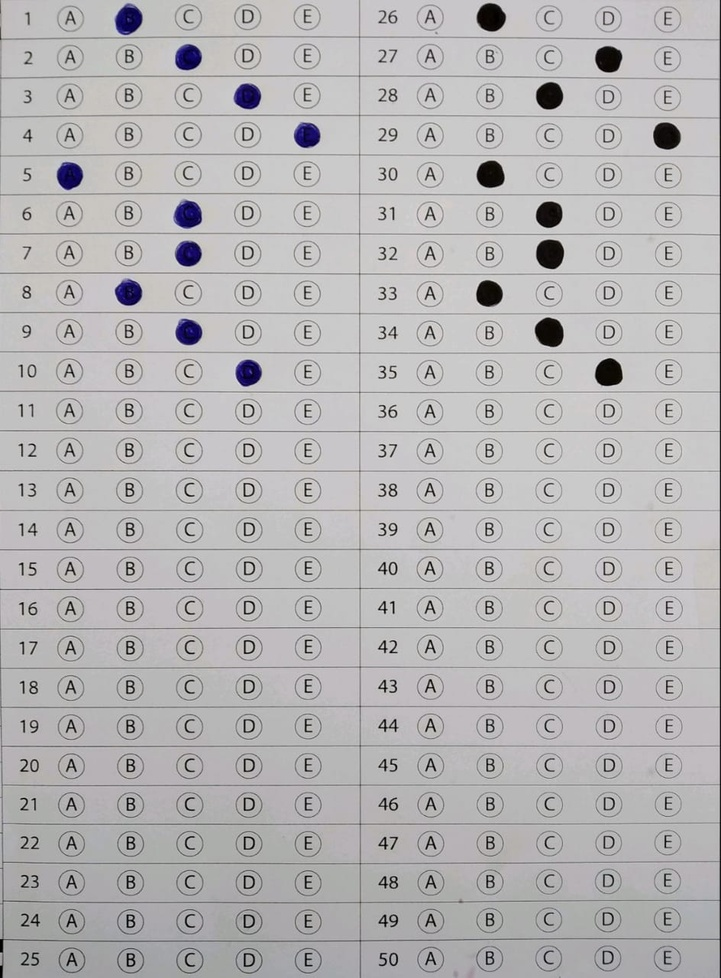
#> input picture images/gabarito.jpeg, 721 x 978 px, shrunk from 944 x 1280 before the run
$ python teste2.py
#> lines starting #> are read from the running program, lines starting #| are printed output that depends on the picture; after the words box and inside, x2 and y2 are one past the last pixel; in counts of white or black regions, pixels touching at a corner belong together
### utils.py
import numpy as np
# import cv2
import math
from matplotlib import pyplot as plt

'''
    Input:
        img - imagem de onde serão retiradas as alternativas preenchidas
    Output:
        Array cujo tamanho é o número de questões da prova (50 no nosso caso) e
        em cada índice do vetor é a resposta para a respectiva pergunta
'''
# [6 lines left out: function getFileAns, not called in this run]

# separa a imagem completamente em 50 elementos onde cada um destes
# é um array com 6 itens, cada item é uma imagem ou do número da questão
# ou da alternativa
def splitFullImage(processedImage):
    # divide as duas maiores colunas
    lista_questoes = [] # array de arrays que receberá cada elemento de cada questão
    majorCols = np.array_split(processedImage,2, axis=1) # split das colunas
    for col in majorCols:
        questions_img_array = np.array_split(col,25)
        for row in questions_img_array:
            curr_question =[]
            split_row = np.array_split(row,6, axis=1)
            for el in split_row:
                curr_question.append(el)

            lista_questoes.append(curr_question)
    return lista_questoes

'''
Input:
    tem como entrada um array de array com todas as questões já
    cortadas e separadas cada uma sem seu índice corretamente

Output:
    Array de arrays onde cada elemento é o valor de pixels non zero
    referente àquele pedaço da questão
'''
# [10 lines left out: function getArrayOfNonZeros, not called in this run]

'''
    O array final com as alternativas de cada questão
    Input:
        Recebe array de arrays de valores non zero de cada quadrado da questão

    Output:
        Retorna um array com número de 0 a 5 onde 0 é anuldo, 1 é A, 2 B...
'''
# [8 lines left out: function getAnsForEachQuestion, not called in this run]

'''
    Potencialmente escolhe a alternativa
    Input:
        Array de valores de pixels non-zero

    Output:
        Alternativa final para aquela questão
'''
# [21 lines left out: function chooseAnswerForQuestion, not called in this run]


# [5 lines of commented-out code are left out]

### teste2.py
import numpy as np
import cv2 as cv
from matplotlib import pyplot as plt

import utils

original = cv.imread("./images/gabarito.jpeg") # 0 seta a leitura para grayscale
#> original is the input picture: shape (978, 721, 3); mean B, G, R 181.9, 180.9, 182.4
original = cv.cvtColor(original, cv.COLOR_BGR2GRAY)
#> original: shape (978, 721)
imgThresh = cv.threshold(original, 150,255,cv.THRESH_BINARY_INV)[1] # com um valor mais basixo pra thresh não perde muita coisa da parte de baixo
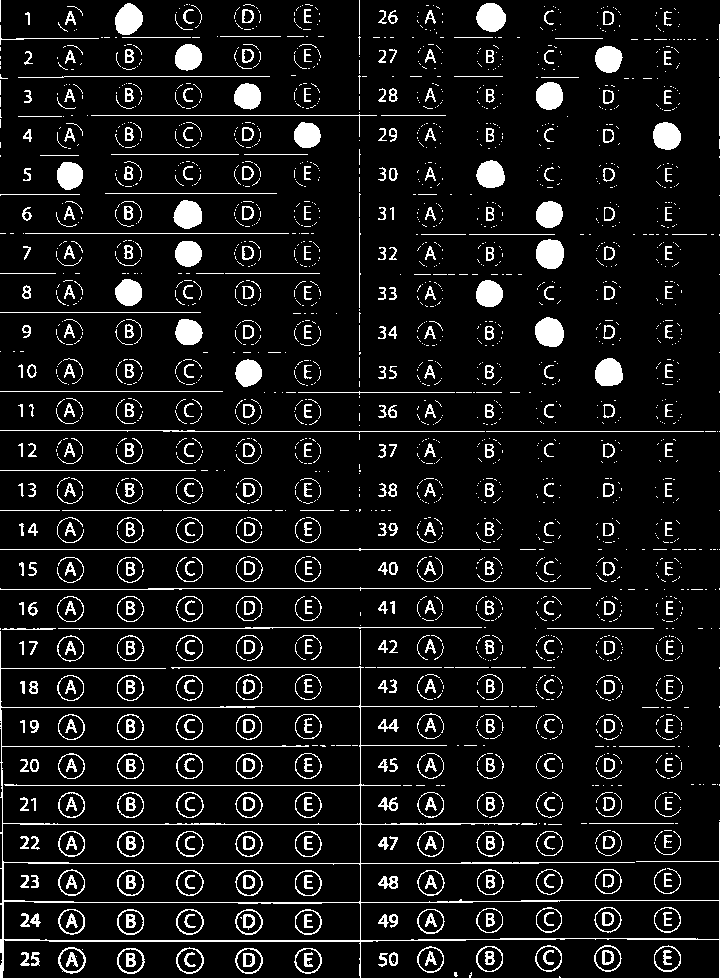
#> imgThresh: shape (978, 721); 9% white; 2129 white regions (1597 under 20 px), largest, box (x1, y1, x2, y2) and area: (0, 0, 721, 978) 7570, (536, 239, 564, 269) 689, (535, 317, 564, 347) 687
# [6 lines of commented-out code are left out]

cv.imshow('original', original)
cv.imshow('imgThresh', imgThresh)

utils.splitFullImage(imgThresh)
#> in splitFullImage, `majorCols = np.array_split(processedImage,2, axis=1)`: majorCols = 2 items
#> the loop in splitFullImage, `for col in majorCols:` made 2 passes
#> after the loop in splitFullImage, `for col in majorCols:`:
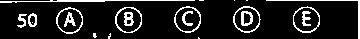
#> row: shape (39, 360); 12.1% white in thin lines or dots
#> after the loop in splitFullImage, `for col in majorCols:`: lista_questoes = 50 items
# cv.imshow('adpt gaussian', th1)
# plt.hist(hist_original, 256)
# plt.show()


cv.waitKey()
cv.destroyAllWindows()

$ run again, with images/48_anulada.jpeg copied over images/gabarito.jpeg
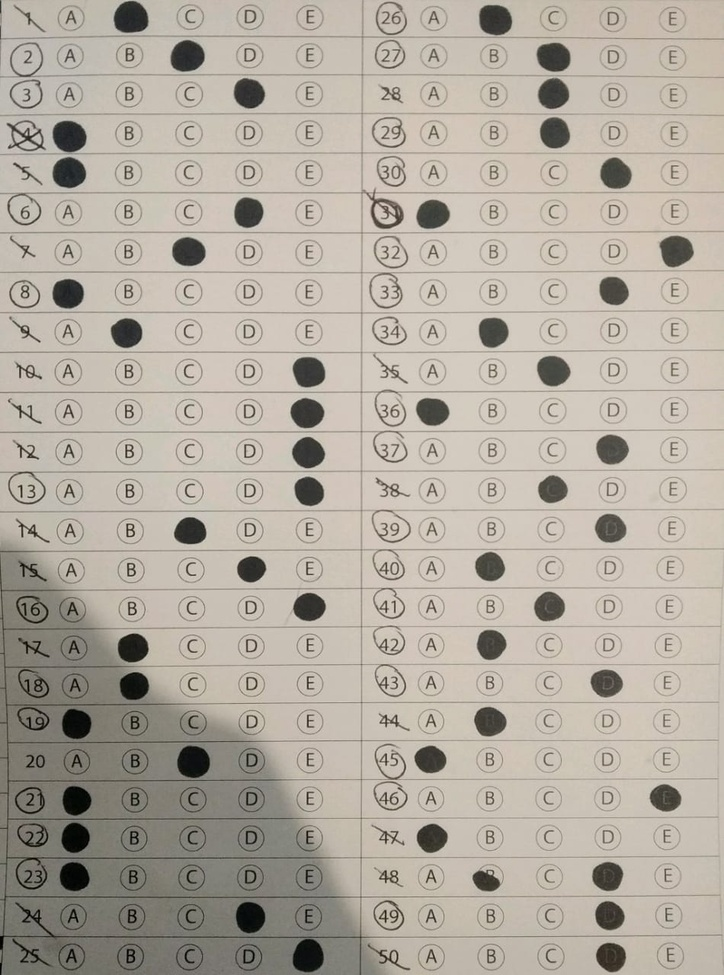
#> input picture images/48_anulada.jpeg, 724 x 975 px, shrunk from 950 x 1280 before the run
#> original is the input picture: shape (975, 724, 3); mean B, G, R 161.2, 172.1, 179.5
#> original: shape (975, 724)
#> `imgThresh = cv.threshold(original, 150,255,cv.THRESH_BINARY_INV)[1]`:
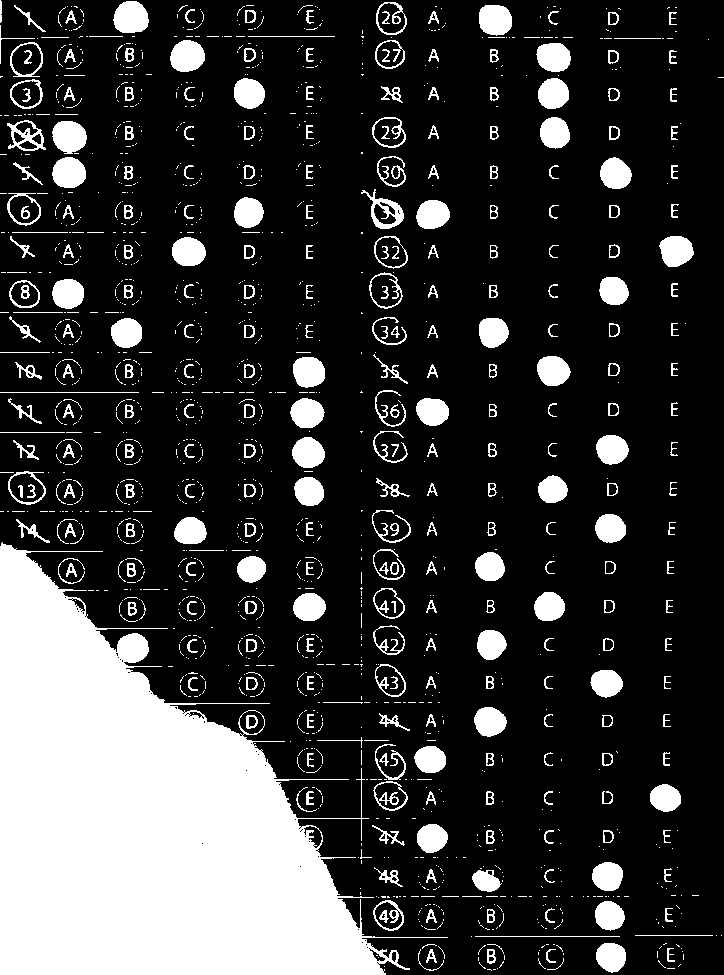
#> imgThresh: shape (975, 724); 22% white; 1527 white regions (1213 under 20 px), largest, box (x1, y1, x2, y2) and area: (0, 542, 448, 975) 99567, (113, 1, 149, 33) 921, (52, 121, 87, 154) 886
#> majorCols = 2 items
#> the loop in splitFullImage, `for col in majorCols:` made 2 passes
#> after the loop in splitFullImage, `for col in majorCols:`:
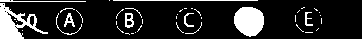
#> row: shape (39, 362); 15.4% white; 43 white regions (32 under 20 px), largest, box (x1, y1, x2, y2) and area: (0, 3, 48, 39) 718, (234, 7, 264, 37) 702, (113, 0, 258, 1) 145
#> after the loop in splitFullImage, `for col in majorCols:`: lista_questoes = 50 items

$ run again, with images/img_joao.jpeg copied over images/gabarito.jpeg
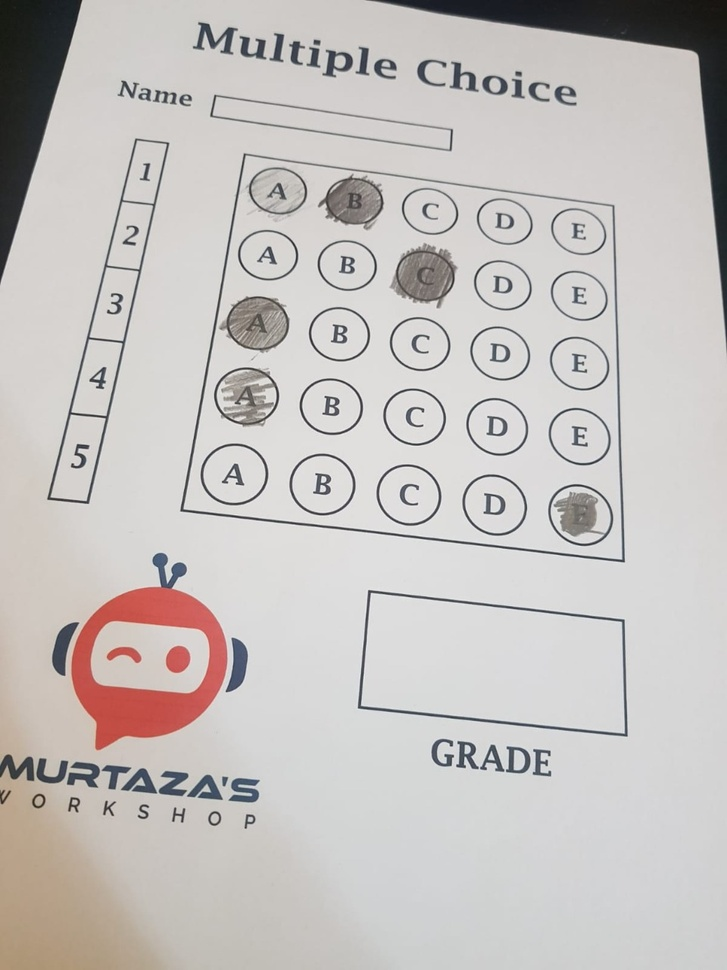
#> input picture images/img_joao.jpeg, 727 x 970 px, shrunk from 960 x 1280 before the run
#> original is the input picture: shape (970, 727, 3); mean B, G, R 191.1, 193.2, 197.2
#> `original = cv.cvtColor(original, cv.COLOR_BGR2GRAY)`:
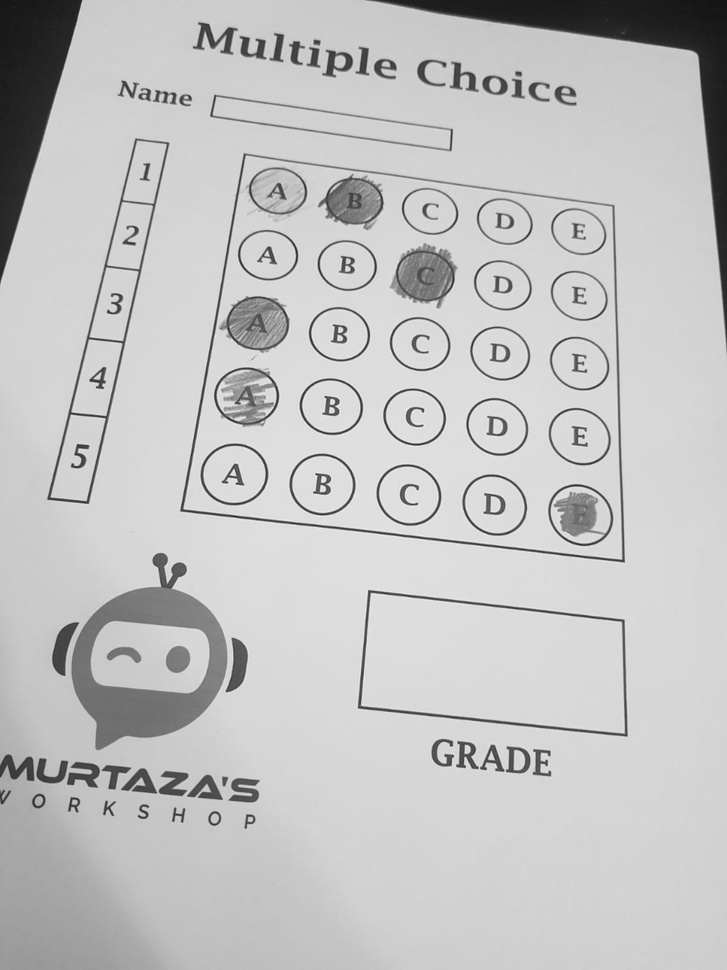
#> original: shape (970, 727); min 19, max 242, mean 194.2
#> `imgThresh = cv.threshold(original, 150,255,cv.THRESH_BINARY_INV)[1]`:
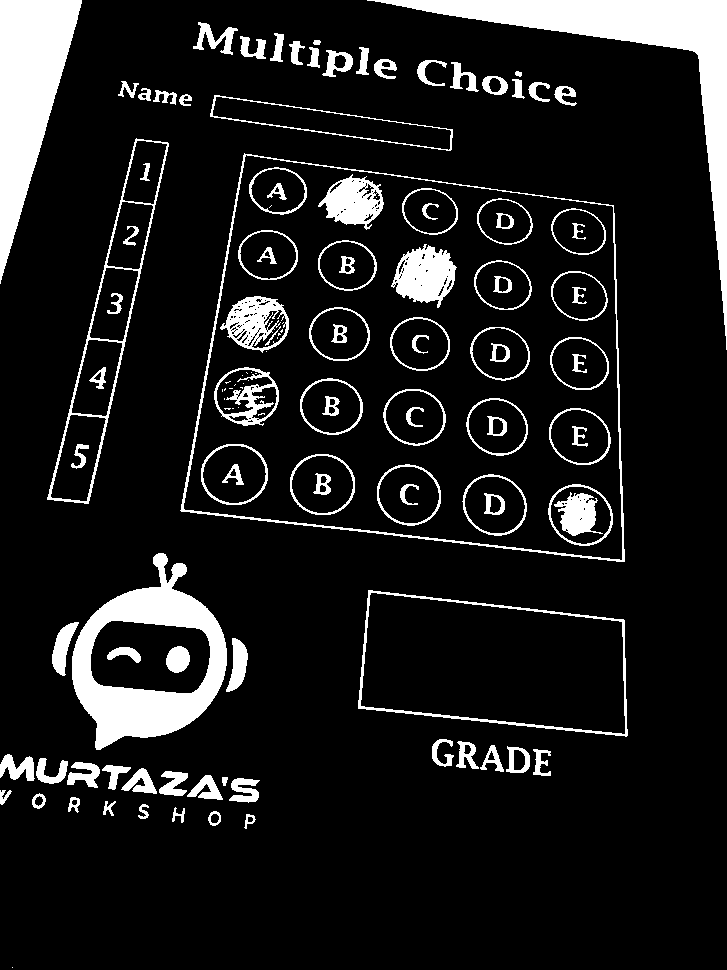
#> imgThresh: shape (970, 727); 11.4% white; 130 white regions (25 under 20 px), largest, box (x1, y1, x2, y2) and area: (367, 0, 727, 350) 14914, (72, 553, 227, 750) 12037, (0, 0, 82, 284) 11915
#> majorCols = 2 items
#> the loop in splitFullImage, `for col in majorCols:` made 2 passes
#> after the loop in splitFullImage, `for col in majorCols:`: lista_questoes = 50 items

$ run again, with images/nova_prova.jpeg copied over images/gabarito.jpeg
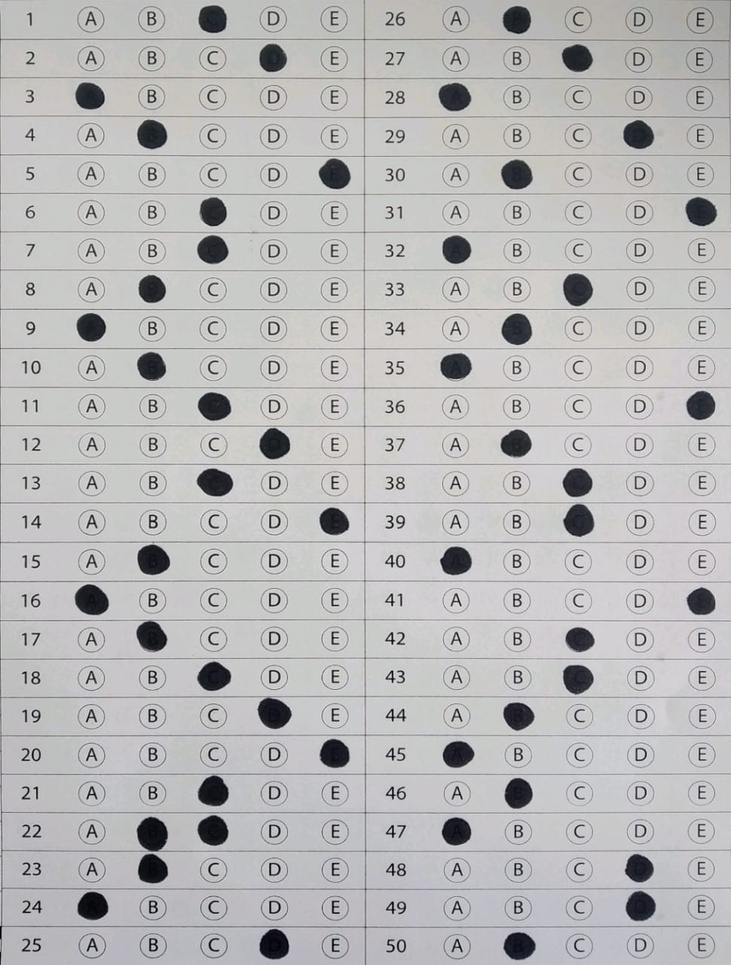
#> input picture images/nova_prova.jpeg, 731 x 965 px, shrunk from 970 x 1280 before the run
#> original is the input picture: shape (965, 731, 3); mean B, G, R 185.2, 184.8, 185.3
#> original: shape (965, 731)
#> `imgThresh = cv.threshold(original, 150,255,cv.THRESH_BINARY_INV)[1]`:
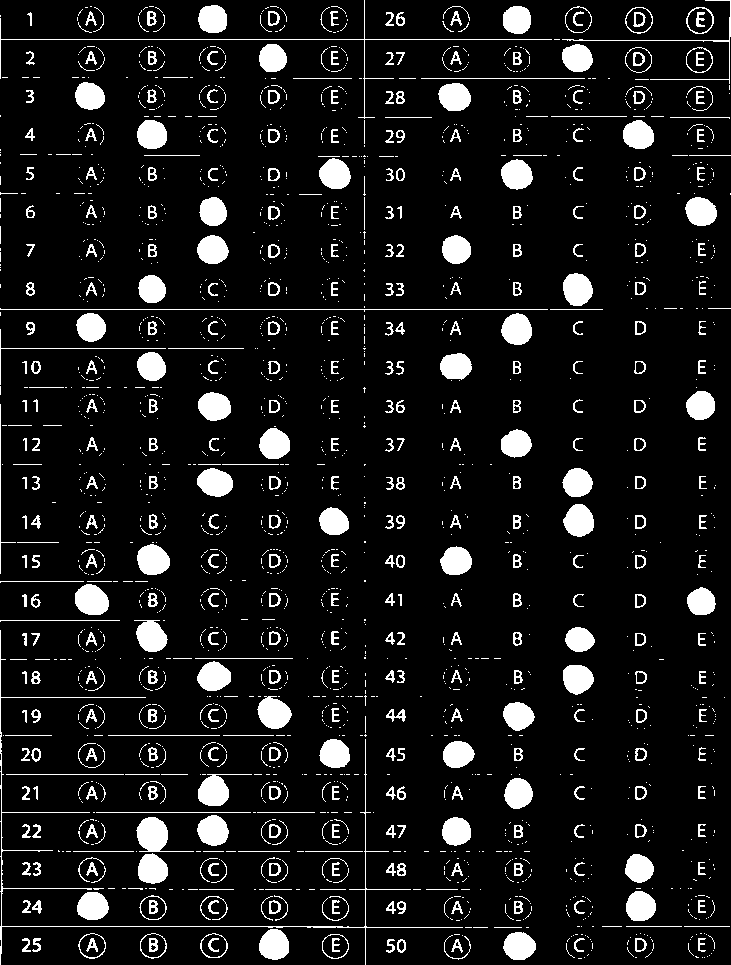
#> imgThresh: shape (965, 731); 9.6% white; 2047 white regions (1601 under 20 px), largest, box (x1, y1, x2, y2) and area: (0, 630, 463, 965) 1626, (136, 817, 194, 852) 907, (75, 584, 109, 615) 823
#> majorCols = 2 items
#> the loop in splitFullImage, `for col in majorCols:` made 2 passes
#> after the loop in splitFullImage, `for col in majorCols:`:
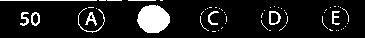
#> row: shape (38, 365); 10.6% white; 57 white regions (47 under 20 px), largest, box (x1, y1, x2, y2) and area: (137, 5, 170, 33) 712, (0, 0, 97, 1) 97, (269, 11, 281, 25) 77
#> after the loop in splitFullImage, `for col in majorCols:`: lista_questoes = 50 items
